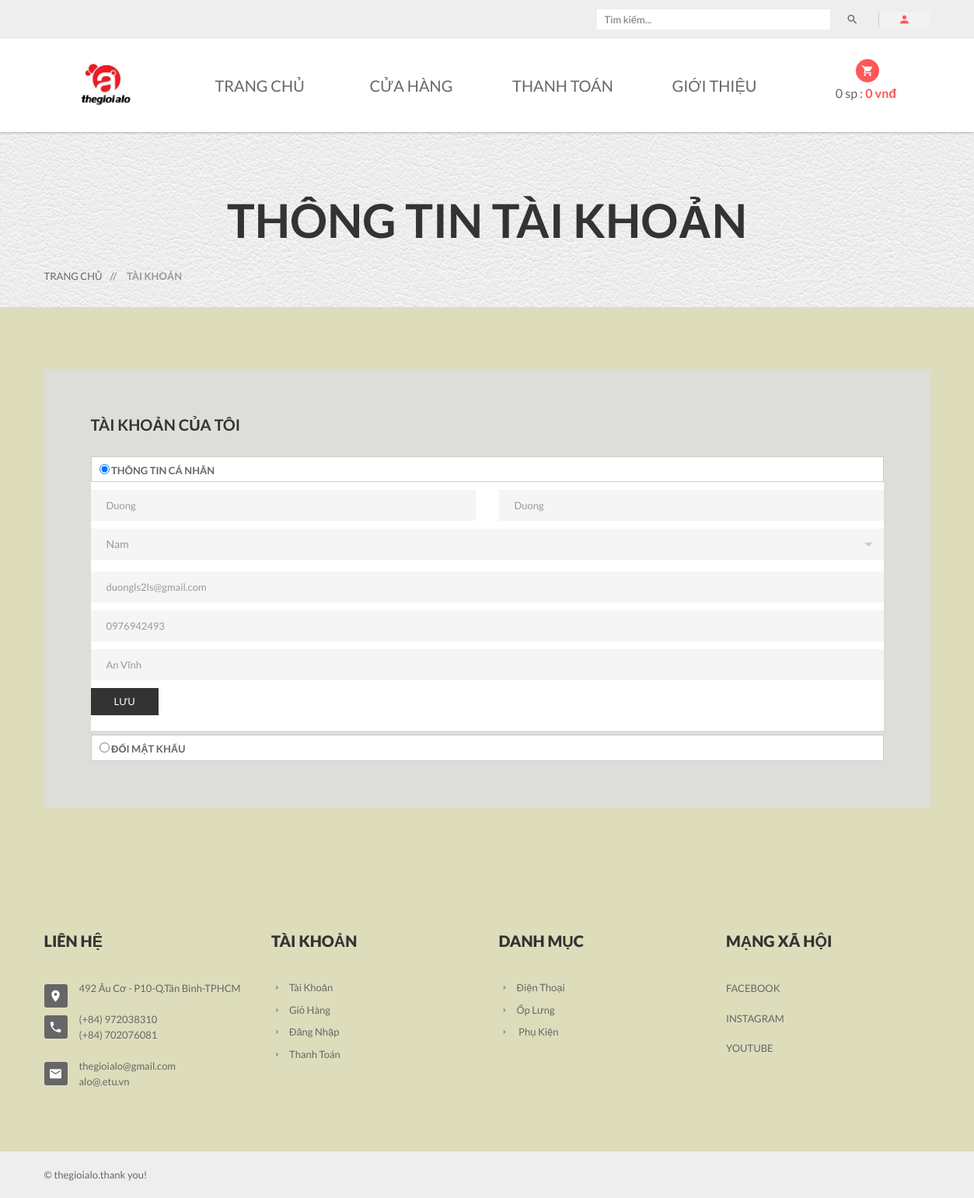
The page /?act=taikhoan&xuli=account (signed in) on the database its author committed.
### tables this page shows
CREATE TABLE `nguoidung` (
  `MaND` int(11) NOT NULL,
  `Ho` varchar(20) NOT NULL,
  `Ten` varchar(20) NOT NULL,
  `GioiTinh` varchar(10) NOT NULL,
  `SDT` varchar(20) DEFAULT NULL,
  `Email` varchar(50) NOT NULL,
  `DiaChi` varchar(200) NOT NULL,
  `TaiKhoan` varchar(100) NOT NULL,
  `MatKhau` varchar(100) NOT NULL,
  `MaQuyen` int(11) NOT NULL,
  `TrangThai` int(11) NOT NULL
);

CREATE TABLE `danhmuc` (
  `MaDM` int(11) NOT NULL,
  `TenDM` varchar(255) DEFAULT NULL
);

### Controllers/LoginController.php (called while the page is built, shortened)
<?php
require_once("Models/login.php");
class LoginController
{
    var $login_model;
    public function __construct()
    {
        $this->login_model = new Login();
    }
    function account()
    {
        $data_danhmuc = $this->login_model->danhmuc();
        $data = $this->login_model->account();
        require_once('Views/index.php');
    }
}

### Models/connection.php (called while the page is built, shortened)
<?php
    class connection{
        function __construct()
        {
            $severname ="localhost";
            $username ="root";
            $password ="";
            $db_name ="shopphone";
            $this->conn = new mysqli($severname,$username,$password,$db_name);
        }
    }
?>

### Models/login.php (called while the page is built, shortened)
<?php
require_once("model.php");
class Login extends Model
{
    var $conn;
    function __construct()
    {
        $conn_obj = new Connection();
        $this->conn = $conn_obj->conn;
    }
    function account()
    {
        $id = $_SESSION['login']['MaND'];
        return $this->conn->query("SELECT * from NguoiDung where MaND = $id")->fetch_assoc();
    }
}

### Models/model.php (called while the page is built, shortened)
<?php
require_once("connection.php");
class model
{
    function danhmuc()
    {
        $query =  "SELECT * from DanhMuc ";
        require("result.php");
        return $data;
    }
    function chitietdanhmuc($id)
    {
        $query =  "SELECT d.TenDM as Ten, l.* FROM danhmuc as d, loaisanpham as l WHERE d.MaDM = l.MaDM and d.MaDM = $id";
        require("result.php");
        return $data;
    }
}

### Models/result.php (called while the page is built)
<?php
$result = $this->conn->query($query);
$data = array();
while ($row = $result->fetch_assoc()) {
    $data[] = $row;
}
?>

### Views/login/my-account.php (the view, shortened to what this page needs)
<div class="pages-title section-padding">
	<div class="container">
		<div class="row">
			<div class="col-xs-12">
				<div class="pages-title-text text-center">
					<h2>Thông tin tài khoản</h2>
					<ul class="text-left">
						<li><a href="index.php?act=home">Trang chủ</a></li>
						<li><span> // </span>Tài khoản</li>
					</ul>
				</div>
			</div>
		</div>
	</div>
</div>
<section class="pages my-account-page section-padding">
	<div class="container">
		<div class="row">
			<div class="col-xs-12 col-sm-12">
				<div class="padding60">
					<div class="log-title">
						<h3><strong>Tài khoản của tôi</strong></h3>
					</div>
					<div class="prament-area main-input" id="doitk">
						<ul class="panel-group" id="accordion">
							<li class="panel">
								<div class="account-title" data-toggle="collapse" data-parent="#accordion" data-target="#collapse1">
									<label>
										<input type="radio" checked value="forever" name="rememberme" />
										Thông tin cá nhân
									</label>
								</div>
								<div id="collapse1" class="panel-collapse collapse in">
									<div class="single-log-info">
										<div class="bulling-title">
											<div class="custom-input">
												<form action="?act=taikhoan&xuli=update" method="post">
													<div class="row">
														<div class="col-md-6">
															<input type="text" name="Ho" placeholder="Họ.." required value="<?= $data['Ho'] ?>" />
														</div>
														<div class="col-md-6">
															<input type="text" name="Ten" placeholder="Tên.." required value="<?= $data['Ten'] ?>" />
														</div>
													</div>
													<div class="custom-select">
														<select class="form-control" name="GioiTinh" title="Giới tính">
															<option <?= ($data['GioiTinh'] == 'Nam') ? 'selected' : '' ?> value="Nam"> Nam</option>
														</select>
													</div>
													<input type="email" name="Email" placeholder="Địa chỉ Email.." required value="<?= $data['Email'] ?>" />
													<input type="text" name="SĐT" placeholder="Số điện thoại.." required pattern="[0-9]+" minlength="10" value="<?= $data['SDT'] ?>" />
													<input type="text" name="DiaChi" placeholder="Địa chỉ.." required value="<?= $data['DiaChi'] ?>" />
													<div class="submit-text">
														<button type="submit_tt">Lưu</button>
													</div>
												</form>
											</div>
										</div>
									</div>
							</li>
							<li class="panel">
								<div class="account-title" data-toggle="collapse" data-parent="#accordion" data-target="#collapse4">
									<label>
										<input type="radio" value="forever" name="rememberme" />
										Đổi mật khẩu
									</label>
								</div>
							</li>
						</ul>
					</div>
				</div>
			</div>
		</div>
	</div>
</section>

### Views/header_footer/footer.php
<footer class="footer-two">
    <div class="footer-top section-padding">
        <div class="footer-dsc">
            <div class="container">
                <div class="row">
                    <div class="col-xs-12 col-sm-6 col-md-3">
                        <div class="single-text">
                            <div class="footer-title">
                                <h4>Liên hệ</h4>
                            </div>
                            <div class="footer-text">
                                <ul>
                                    <li>
                                        <i class="mdi mdi-map-marker"></i>
                                        <p>492 Âu Cơ - P10-Q.Tân Bình-TPHCM</p>
                                    </li>
                                    <li>
                                        <i class="mdi mdi-phone"></i>
                                        <p>(+84) 972038310</p>
                                        <p>(+84) 702076081</p>
                                    </li>
                                    <li>
                                        <i class="mdi mdi-email"></i>
                                        <p>thegioialo@gmail.com</p>
                                        <p>alo@.etu.vn</p>
                                    </li>
                                </ul>
                            </div>
                        </div>
                    </div>
                    <div class="col-xs-6 col-sm-3 col-md-3 wide-mobile">
                        <div class="single-text">
                            <div class="footer-title">
                                <h4>Tài khoản</h4>
                            </div>
                            <div class="footer-menu">
                                <ul>
                                    <li><a href="?act=taikhoan&xuli=account"><i class="mdi mdi-menu-right"></i>Tài khoản</a></li>
                                    <li><a href="?act=cart"><i class="mdi mdi-menu-right"></i>Giỏ Hàng</a></li>
                                    <li><a href="?act=taikhoan"><i class="mdi mdi-menu-right"></i>Đăng Nhập</a></li>
                                    <li><a href="?act=checkout"><i class="mdi mdi-menu-right"></i>Thanh Toán</a></li>
                                </ul>
                            </div>
                        </div>
                    </div>
                    <div class="col-xs-6 col-sm-3 col-md-3 wide-mobile">
                        <div class="single-text">
                            <div class="footer-title">
                                <h4>Danh mục</h4>
                            </div>
                            <div class="footer-menu">
                                <ul>
                                    <?php foreach ($data_danhmuc as $row) { ?>
                                    <li><a href="?act=shop&sp=<?=$row['MaDM']?>"><i class="mdi mdi-menu-right"></i><?=$row['TenDM']?></a></li>
                                    <?php  } ?>
                                </ul>
                            </div>
                        </div>
                    </div>
                    <div class="col-xs-12 col-sm-12 col-md-3 r-margin-top wide-mobile">
                        <div class="single-text">
                            <div class="footer-title">
                                <h4>Mạng xã hội</h4>
                            </div>
                            <div class="Internet">
                                <ul>
                                    <a href="https://www.facebook.com/thegioialo.com.vn" target="_blank"><p class="capitalizeText">facebook </p></a><br>
                                    <a href="https://www.instagram.com/thegioialo/" target="_blank"><p class="capitalizeText">Instagram </p></a><br>
                                    <a href="https://www.youtube.com/@thegioialo-vn" target="_blank"><p class="capitalizeText">youtube  </p></a>
                                </ul>
                            </div>
                        </div>
                    </div>
                </div>
            </div>
        </div>
    </div>
    <div class="footer-bottom">
        <div class="container">
            <div class="row">
                <div class="col-xs-12 col-sm-6">
                    <p>&copy; thegioialo.thank you!</p>
                </div>
            </div>
        </div>
    </div>
</footer>

### rows shown on the page
nguoidung: Ho "Duong", Ten "Duong", GioiTinh "Nam", Email "duongls2ls@gmail.com", SĐT "0976942493", DiaChi "An Vĩnh"
danhmuc: TenDM "Điện Thoại"
danhmuc: TenDM "Ốp Lưng"
danhmuc: TenDM "Phụ Kiện"

### other values the page prints
$soluong "0"
$thanhtien "0"
